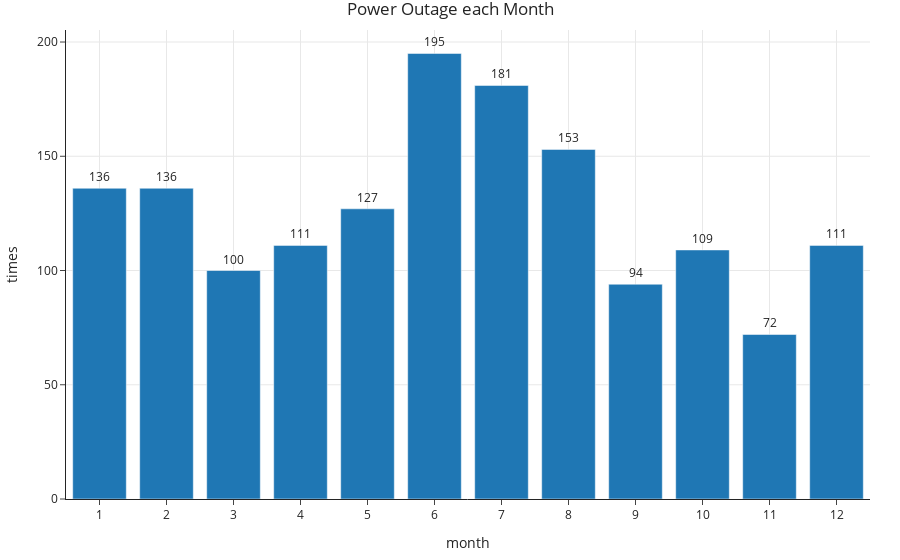

The code cell stored with this chart in its notebook:
### Code cell
Monthly_outages = outage.groupby(['MONTH']).size().reset_index(name='Outage_Count')
Monthly_outages = Monthly_outages.sort_values(['MONTH'])
Monthly_outages
fig_year = px.bar(
    Monthly_outages,
    x='MONTH',
    y='Outage_Count',
    title='Power Outage each Month',
    labels={'MONTH': 'month', 'Outage_Count': 'times'},
    text='Outage_Count'  # 在柱状图上显示数值
)

fig_year.update_traces(textposition='outside')
fig_year.update_layout(
    xaxis=dict(dtick=1),  # 确保年份轴刻度为整数
    uniformtext_minsize=8,
    uniformtext_mode='hide'
)

fig_year.show()

### Figure 1 — Plotly figure (JSON) as saved in the notebook; plotly's stock layout.template omitted (floating-point values rounded to 4 significant figures)
{"data": [{"alignmentgroup": "True", "hovertemplate": "month=%{x}<br>times=%{text}<extra></extra>", "legendgroup": "", "marker": {"color": "#1F77B4", "pattern": {"shape": ""}}, "name": "", "offsetgroup": "", "orientation": "v", "showlegend": false, "text": [136, 136, 100, 111, 127, 195, 181, 153, 94, 109, 72, 111], "textposition": "outside", "type": "bar", "x": [1, 2, 3, 4, 5, 6, 7, 8, 9, 10, 11, 12], "xaxis": "x", "y": [136, 136, 100, 111, 127, 195, 181, 153, 94, 109, 72, 111], "yaxis": "y"}], "layout": {"barmode": "relative", "legend": {"tracegroupgap": 0}, "title": {"text": "Power Outage each Month"}, "uniformtext": {"minsize": 8, "mode": "hide"}, "xaxis": {"anchor": "y", "domain": [0, 1], "dtick": 1, "title": {"text": "month"}}, "yaxis": {"anchor": "x", "domain": [0, 1], "title": {"text": "times"}}}}
